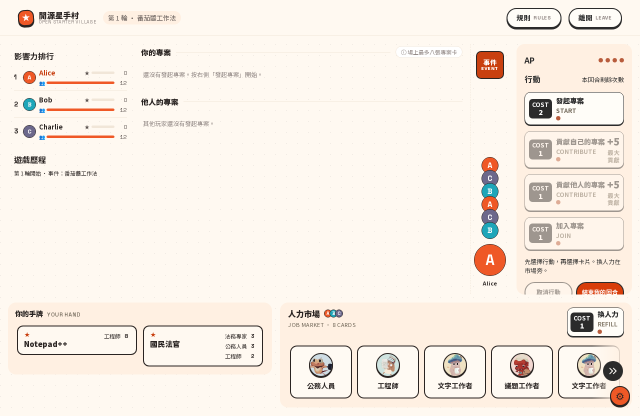
#> input picture packages/webapp/docs/game-room/issue-497/1280-idle.png, 1280 x 832 px, found by its file name (shown at 1/2 size)
$ python compose.py 1280-slash-assigned.png 1280-wild-picker.png 1280-wild-picker.png
#> lines starting #> are read from the running program, lines starting #| are printed output that depends on the picture
"""Side-by-side sheets: ours (left) vs Figma / prototype / wireframe (right). Usage: compose.py SHOT_DIR OUT_DIR SHA"""
import sys
from pathlib import Path
from PIL import Image, ImageDraw
shots, out, sha = sys.argv[1], sys.argv[2], sys.argv[3]
P = '/workspace/osv-prototype-capture'
F = '/workspace/figma-cache/browser-captures/Page 1'
W = '/workspace/jobs/restyle-batch2/plans/img/497'

def sheet(name, ours, ref, ref_label, label, h=700):
#> called with name = 'compare-idle-vs-figma-36-3382.png', ours = '1280-idle.png', ref_label = 'Figma 36-3382 (start-project-1-1-1)', label = '1280 idle', h = 700
    a, b = Image.open(f'{shots}/{ours}').convert('RGB'), Image.open(ref).convert('RGB')
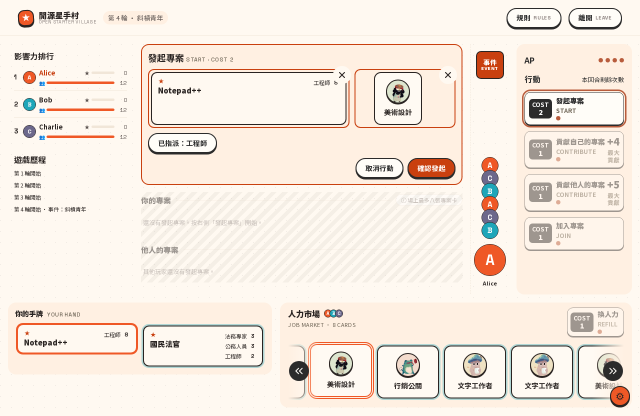
#> input picture packages/webapp/docs/game-room/issue-497/1280-slash-assigned.png, 1280 x 832 px, given in place of start-project-1-1-1.png, which was not available (shown at 1/2 size)
#> a is the input picture: PIL image 1280x832 RGB; mean R, G, B 246.3, 237.3, 228.2
#> b is the input picture: PIL image 1280x832 RGB; mean R, G, B 243.8, 232.8, 222.6
    b = b.resize((int(b.width * h / b.height), h)) if b.height > h else b
#> b: PIL image 1076x700 RGB
    a = a.resize((int(a.width * h / a.height), h)) if a.height > h else a
#> a: PIL image 1076x700 RGB
    im = Image.new('RGB', (a.width + b.width + 30, max(a.height, b.height) + 34), 'white')
#> im: PIL image 2182x734 RGB; every value is 255
    d = ImageDraw.Draw(im)
    d.text((8, 10), f'#497 candidate {sha[:10]}: {label}', fill='black')
    d.text((a.width + 38, 10), ref_label, fill='black')
    im.paste(a, (0, 34)); im.paste(b, (a.width + 30, 34))
    im.save(f'{out}/{name}')

sheet('compare-idle-vs-figma-36-3382.png', '1280-idle.png', f'{F}/start-project-1-1-1.png', 'Figma 36-3382 (start-project-1-1-1)', '1280 idle')
sheet('compare-enter-vs-figma-36-3845.png', '1280-enter.png', f'{F}/start-project-1-1-2.png', 'Figma 36-3845 (start-project-1-1-2)', '1280 enter START')
#> call 2 of sheet, with name = 'compare-enter-vs-figma-36-3845.png', ours = '1280-enter.png', ref_label = 'Figma 36-3845 (start-project-1-1-2)', label = '1280 enter START', h = 700
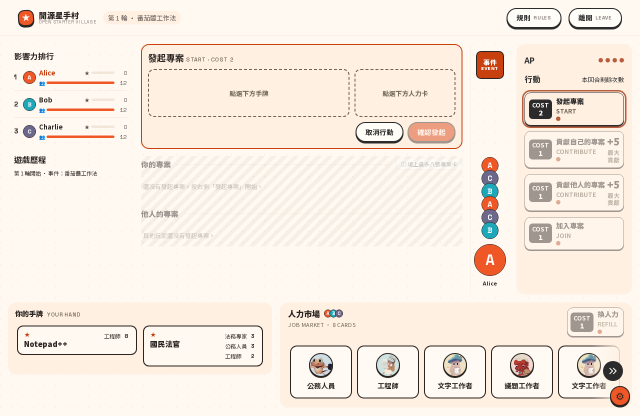
#> input picture packages/webapp/docs/game-room/issue-497/1280-enter.png, 1280 x 832 px, found by its file name (shown at 1/2 size)
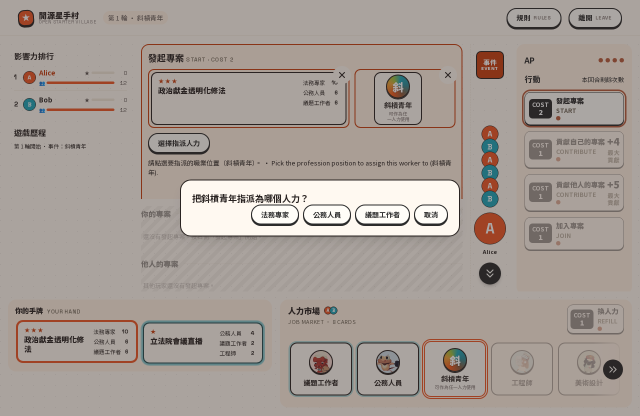
#> input picture packages/webapp/docs/game-room/issue-497/1280-wild-picker.png, 1280 x 832 px, given in place of start-project-1-1-2.png, which was not available (shown at 1/2 size)
#> in sheet, a is the input picture: PIL image 1280x832 RGB; mean R, G, B 245.4, 234.7, 224.6
#> in sheet, b is the input picture: PIL image 1280x832 RGB; mean R, G, B 166.8, 157.3, 150.9
#> in sheet (call 2), `a = a.resize((int(a.width * h / a.height), h)) if a.height > h else a`:
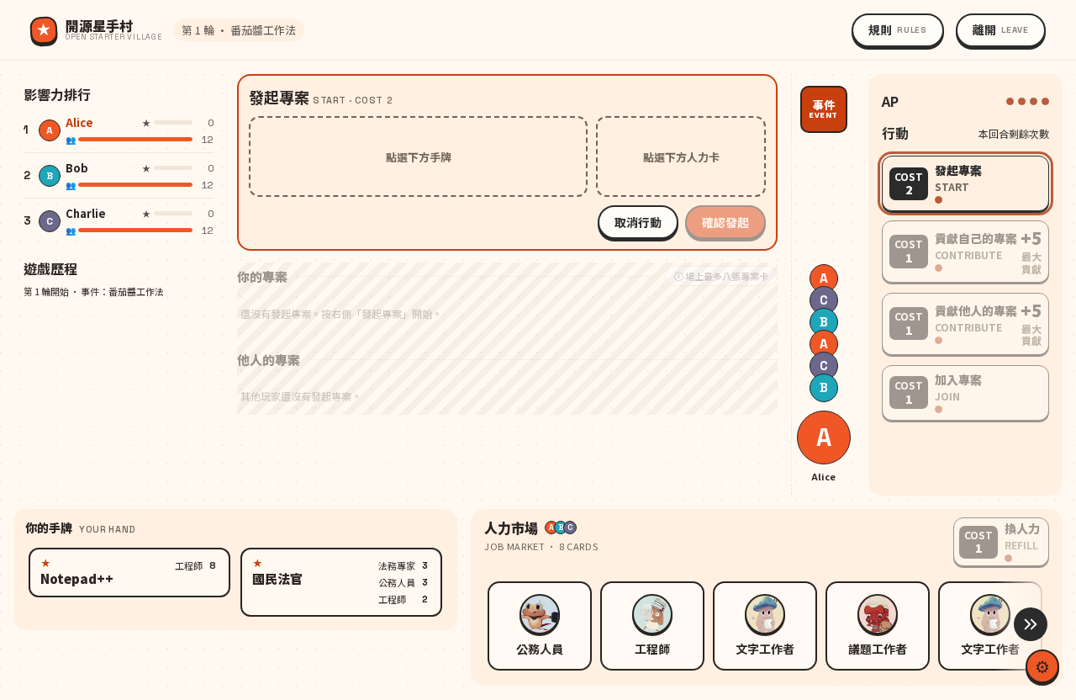
#> a: PIL image 1076x700 RGB; mean R, G, B 245.2, 234.7, 224.6
#> in sheet (call 2), `im.paste(a, (0, 34))`:
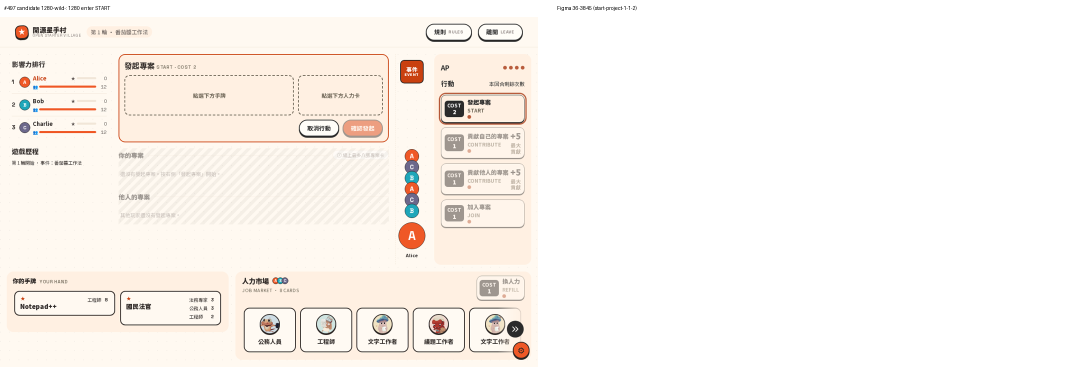
#> im: PIL image 2182x734 RGB (shown at 1/2 size); mean R, G, B 250.3, 245.3, 240.6
#> in sheet (call 2), `im.paste(b, (a.width + 30, 34))`:
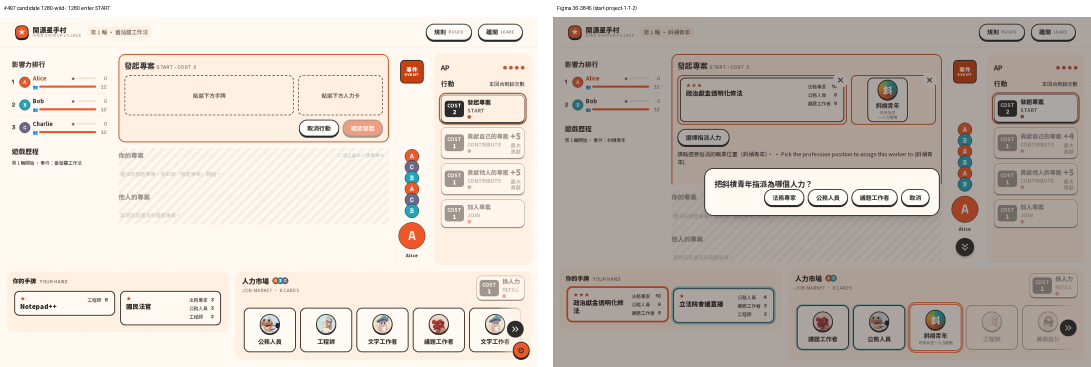
#> im: PIL image 2182x734 RGB (shown at 1/2 size); mean R, G, B 208.8, 199.4, 191.6
sheet('compare-enter-vs-prototype-30.png', '1280-enter.png', f'{P}/30-start-project-mode-1280-crop.png', 'prototype 30 (start-project mode)', '1280 enter START')
sheet('compare-project-first-vs-prototype-32.png', '1280-project-first.png', f'{P}/32-handcard-selected-1280-crop.png', 'prototype 32 (handcard selected)', '1280 project-first')
#> call 4 of sheet, with ours = '1280-project-first.png', ref_label = 'prototype 32 (handcard selected)', label = '1280 project-first', h = 700
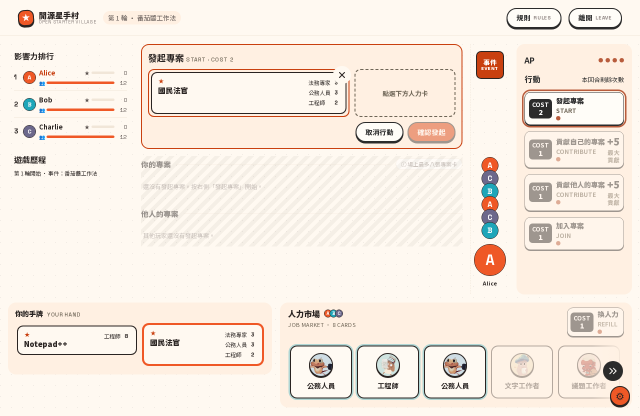
#> input picture packages/webapp/docs/game-room/issue-497/1280-project-first.png, 1280 x 832 px, found by its file name (shown at 1/2 size)
#> (the run stopped early here; a loop or call above may not have finished)
